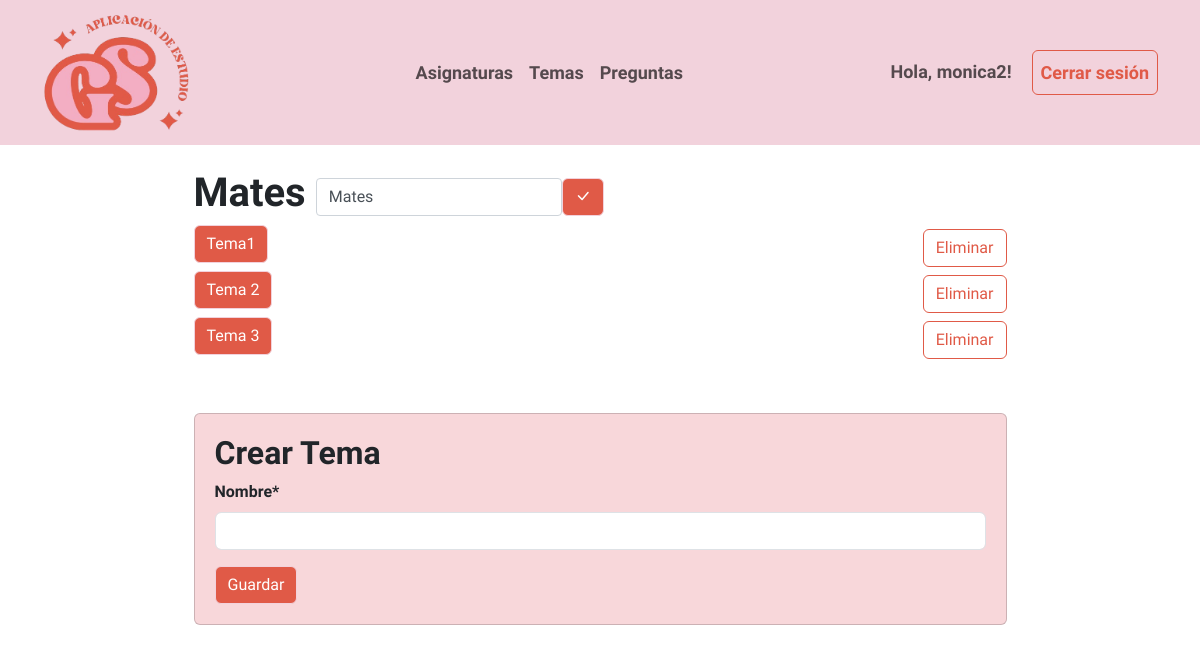
The app's page /quiz/asignatura/2/editar/ (signed in) with its own data.
### quiz/models.py (models this page shows, shortened)
class Asignatura(models.Model):
    nombre = models.CharField(max_length=100)
    usuario = models.ForeignKey(User, on_delete=models.CASCADE, related_name='asignaturas')

class Tema(models.Model):
    asignatura = models.ForeignKey(Asignatura, related_name='temas', on_delete=models.CASCADE)
    nombre = models.CharField(max_length=100)

### quiz/views.py (the view)
# urls.py: path('asignatura/<int:id>/editar/', editar_asignatura, name='editar_asignatura'),
@login_required
def editar_asignatura(request, id):
    asignatura = get_object_or_404(Asignatura, id=id, usuario=request.user)
    if request.method == 'POST':
        if 'form_tema' in request.POST:
            form_tema = TemaFormWithoutAsignatura(request.POST, asignatura_id=id)
            if form_tema.is_valid():
                form_tema.save()
                return redirect('vista_asignatura', id)
        else:
            form_asignatura = AsignaturaForm(request.POST, instance=asignatura)
            if form_asignatura.is_valid():
                form_asignatura.save()
                return redirect('vista_asignatura', id)
    else:
        form_tema = TemaFormWithoutAsignatura(asignatura_id=id)
        form_asignatura = AsignaturaForm(instance=asignatura)
    return render(request, 'quiz/editar_asignatura.html', {
        'asignatura': asignatura,
        'form_tema': form_tema,
        'form_asignatura': form_asignatura
    })

### quiz/forms.py (shortened to what this page needs)
class TemaFormWithoutAsignatura(forms.ModelForm):
    class Meta:
        model = Tema
        fields = ['nombre']  # Solo incluir 'nombre' ya que 'asignatura' se definirá en la vista
    def __init__(self, *args, **kwargs):
        self.asignatura_id = kwargs.pop('asignatura_id', None)
        super(TemaFormWithoutAsignatura, self).__init__(*args, **kwargs)

class AsignaturaForm(forms.ModelForm):
    class Meta:
        model = Asignatura
        fields = ['nombre']

### templates/quiz/editar_asignatura.html (shortened to what this page needs)
{% extends 'base.html' %}
{% load crispy_forms_tags %}
{% load static %}
{% block content %}
<div class="container w-75">
    <div class="d-flex align-items-center">
        <h1 style="margin-right: 10px;">{{ asignatura.nombre }}</h1>
        <form method="post">
            <div class="d-flex align-items-center">
                <div class="my-own-form">
                    {{ form_asignatura.nombre }}
                </div>
                <button type="submit" class="btn btn-primary"><i class="bi bi-check-lg i-white"></i></button>
            </div>
        </form>
    </div>
    {% for tema in asignatura.temas.all %}
        <div class="d-flex w-100 justify-content-between align-items-center">
            <a href="{% url 'vista_tema' tema.id %}" class="btn btn-primary mb-2">{{ tema.nombre }}</a>
            <form action="{% url 'eliminar_tema_asignatura' tema.id asignatura.id %}" method="post" class="d-inline" onsubmit="return confirm('¿Estás seguro de que deseas eliminar el tema {{ tema.nombre|escapejs }} de la asignatura {{ asignatura.nombre|escapejs}}?');">
                <button type="submit" class="btn btn-outline-primary">Eliminar</button>
            </form>
        </div>
    {% empty %}
        <li class="list-group-item">No hay temas creados para esta asignatura.</li>
    {% endfor %}
    <div class="card card-custom">
        <div class="card-body">
            <h2>Crear Tema</h2>
            <form method="post">
                {{ form_tema|crispy }}
                <button type="submit" class="btn btn-primary">Guardar</button>
            </form>
        </div>
    </div>
</div>
{% endblock %}

### templates/base.html (shortened to what this page needs)
{% load static %}
<!DOCTYPE html>
<html lang="es">
<head>
    <link href="https://cdn.jsdelivr.net/npm/bootstrap@5.3.0/dist/css/bootstrap.min.css" rel="stylesheet">
    <link rel="stylesheet" href="{% static 'quiz/styles.css' %}">
    <link href="https://cdn.jsdelivr.net/npm/bootstrap-icons@1.10.3/font/bootstrap-icons.css" rel="stylesheet">
</head>
<body>
    <nav class="navbar navbar-expand-lg navbar-light">
        <div class="container">
            <a class="navbar-brand" href="/">
                <img class="logo_reducido" src="{% static 'quiz/img/logo_reducido.png' %}" alt="Logo">
            </a>
            <div class="collapse navbar-collapse" id="navbarNav">
                {% if user.is_authenticated %}
                <div class="navbar-nav ms-auto">
                    <a class="nav-item nav-link" href="{% url 'crear_asignatura' %}">Asignaturas</a>
                    <a class="nav-item nav-link" href="{% url 'crear_tema' %}">Temas</a>
                    <a class="nav-item nav-link" href="{% url 'crear_pregunta_con_respuestas' %}">Preguntas</a>
                </div>
                {% endif %}
                <div class="navbar-nav ms-auto">
                    {% if user.is_authenticated %}
                        <span class="navbar-text">Hola, {{ user.username }}!</span>
                        <a class="nav-item nav-link btn my-btn" href="{% url 'logout' %}">Cerrar sesión</a>
                    {% else %}
                        <a class="nav-item nav-link btn my-btn" href="{% url 'registrar_usuario' %}">Registrarse</a>
                        <a class="nav-item nav-link btn my-btn" href="{% url 'login' %}">Iniciar sesión</a>
                    {% endif %}
                </div>
            </div>
        </div>
    </nav>
    <div class="container mt-4">
        {% block content %}{% endblock %}
    </div>
</body>
</html>

### quiz/static/quiz/styles.css (style rules this page uses)
:root { --blanco: #FFFFFF; --naranja-quemado: #E05A47; --naranja-quemado-oscuro: #91392e; --rosa-claro: #F3AEC3; --rosa-muy-claro: #f2d2dc; }
body { font-family: "Questrial", sans-serif; font-weight: 400; font-style: normal; }
h1, h2 { font-weight:bolder; }
h3, label { font-weight: bold; }
.logo_reducido { max-width: 150px; }
.i-white { color: var(--blanco) !important; }
.navbar { background-color: var(--rosa-muy-claro); font-weight: bold; font-size:large; }
.btn-primary , .btn-primary:active, .btn-check:checked+.btn, .btn.active, .btn.show, .btn:first-child:active, :not(.btn-check)+.btn:active { background-color: var(--naranja-quemado); border-color: var(--rosa-muy-claro); }
.btn-outline-primary, .btn-outline-primary:active { color: var(--naranja-quemado); border-color: var(--naranja-quemado); }
.my-btn, .my-btn:active { color: var(--naranja-quemado); border: 1px solid var(--naranja-quemado); margin-left: 20px; }
.card-custom { background-color: #f8d7da; margin-top: 50px }
.card-custom .card-body { padding: 20px; }
.my-own-form > input { display: block; width: 100%; height: calc(2.25rem + 2px); padding: 0.375rem 0.75rem; font-size: 1rem; line-height: 1.5; color: #495057; background-color: #fff; background-clip: padding-box; border: 1px solid #ced4da; border-radius: 0.25rem; box-shadow: none; transition: border-color 0.15s ease-in-out, box-shadow 0.15s ease-in-out; }

### records on screen
Asignatura: nombre "Mates"
Tema: nombre "Tema1"
Tema: nombre "Tema 2"
Tema: nombre "Tema 3"

### other values on screen
{{ user.username }} "monica2"
